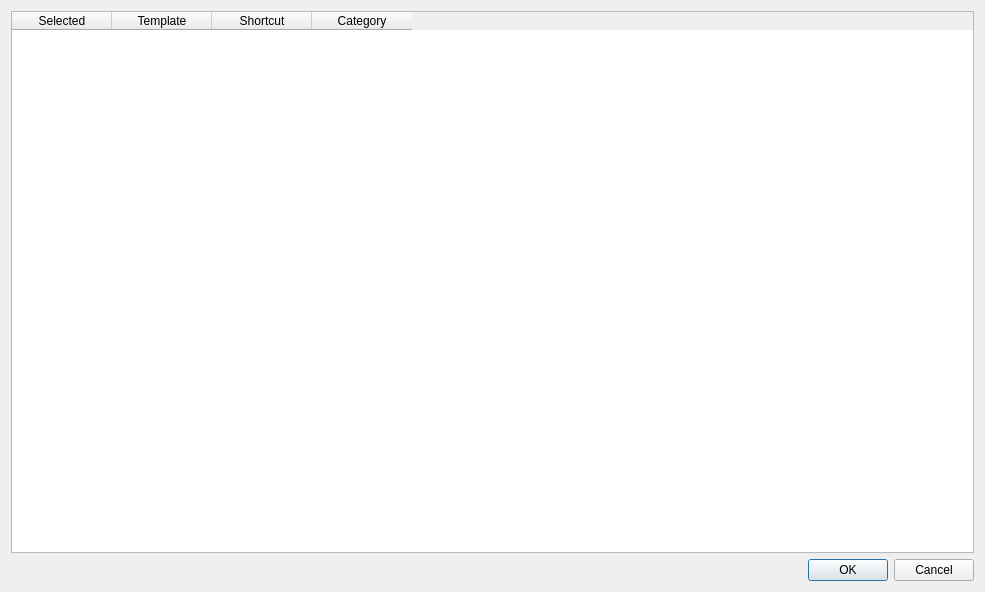
<?xml version="1.0" encoding="UTF-8"?>
<ui version="4.0">
 <class>import_Dialog</class>
 <widget class="QDialog" name="import_Dialog">
  <property name="geometry">
   <rect>
    <x>0</x>
    <y>0</y>
    <width>985</width>
    <height>592</height>
   </rect>
  </property>
  <property name="windowTitle">
   <string>Dialog</string>
  </property>
  <layout class="QVBoxLayout" name="verticalLayout">
   <item>
    <widget class="QTableWidget" name="tableWidget">
     <column>
      <property name="text">
       <string>Selected</string>
      </property>
     </column>
     <column>
      <property name="text">
       <string>Template</string>
      </property>
     </column>
     <column>
      <property name="text">
       <string>Shortcut</string>
      </property>
     </column>
     <column>
      <property name="text">
       <string>Category</string>
      </property>
     </column>
    </widget>
   </item>
   <item>
    <widget class="QDialogButtonBox" name="buttonBox">
     <property name="orientation">
      <enum>Qt::Horizontal</enum>
     </property>
     <property name="standardButtons">
      <set>QDialogButtonBox::Cancel|QDialogButtonBox::Ok</set>
     </property>
    </widget>
   </item>
  </layout>
 </widget>
 <resources/>
 <connections>
  <connection>
   <sender>buttonBox</sender>
   <signal>accepted()</signal>
   <receiver>import_Dialog</receiver>
   <slot>accept()</slot>
   <hints>
    <hint type="sourcelabel">
     <x>248</x>
     <y>254</y>
    </hint>
    <hint type="destinationlabel">
     <x>157</x>
     <y>274</y>
    </hint>
   </hints>
  </connection>
  <connection>
   <sender>buttonBox</sender>
   <signal>rejected()</signal>
   <receiver>import_Dialog</receiver>
   <slot>reject()</slot>
   <hints>
    <hint type="sourcelabel">
     <x>316</x>
     <y>260</y>
    </hint>
    <hint type="destinationlabel">
     <x>286</x>
     <y>274</y>
    </hint>
   </hints>
  </connection>
 </connections>
</ui>
